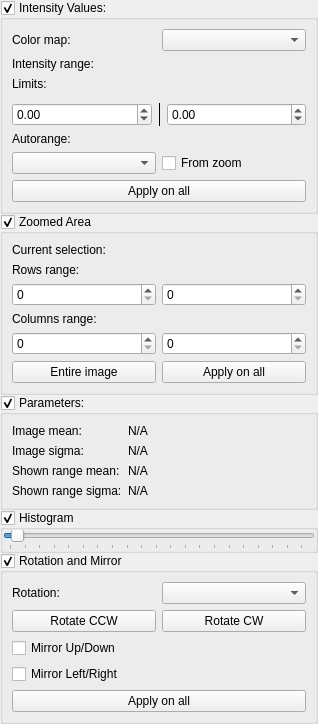
           <widget class="QWidget" name="sa_content">
            <property name="geometry">
             <rect>
              <x>0</x>
              <y>0</y>
              <width>318</width>
              <height>716</height>
             </rect>
            </property>
            <property name="maximumSize">
             <size>
              <width>16777215</width>
              <height>16777215</height>
             </size>
            </property>
            <layout class="QVBoxLayout" name="verticalLayout_10">
             <property name="spacing">
              <number>0</number>
             </property>
             <property name="leftMargin">
              <number>0</number>
             </property>
             <property name="topMargin">
              <number>0</number>
             </property>
             <property name="rightMargin">
              <number>0</number>
             </property>
             <property name="bottomMargin">
              <number>0</number>
             </property>
             <item>
              <widget class="CollapsibleGroupBox" name="gb_intensity">
               <property name="sizePolicy">
                <sizepolicy hsizetype="Expanding" vsizetype="Preferred">
                 <horstretch>0</horstretch>
                 <verstretch>0</verstretch>
                </sizepolicy>
               </property>
               <property name="maximumSize">
                <size>
                 <width>16777215</width>
                 <height>16777215</height>
                </size>
               </property>
               <property name="title">
                <string>Intensity Values:</string>
               </property>
               <property name="flat">
                <bool>true</bool>
               </property>
               <property name="checkable">
                <bool>true</bool>
               </property>
               <layout class="QVBoxLayout" name="verticalLayout_7">
                <item>
                 <layout class="QHBoxLayout" name="horizontalLayout_8">
                  <item>
                   <widget class="QLabel" name="label">
                    <property name="text">
                     <string>Color map:</string>
                    </property>
                   </widget>
                  </item>
                  <item>
                   <widget class="QComboBox" name="cb_colormaps"/>
                  </item>
                 </layout>
                </item>
                <item>
                 <widget class="QLabel" name="label_3">
                  <property name="text">
                   <string>Intensity range:</string>
                  </property>
                 </widget>
                </item>
                <item>
                 <widget class="QLabel" name="label_2">
                  <property name="text">
                   <string>Limits:</string>
                  </property>
                 </widget>
                </item>
                <item>
                 <widget class="QRangeSlider" name="range_slider" native="true"/>
                </item>
                <item>
                 <layout class="QHBoxLayout" name="horizontalLayout_9">
                  <item>
                   <widget class="QDoubleSpinBox" name="dsb_lower">
                    <property name="sizePolicy">
                     <sizepolicy hsizetype="Preferred" vsizetype="Fixed">
                      <horstretch>0</horstretch>
                      <verstretch>0</verstretch>
                     </sizepolicy>
                    </property>
                    <property name="minimum">
                     <double>-1000000000000.000000000000000</double>
                    </property>
                    <property name="maximum">
                     <double>10000000000000.000000000000000</double>
                    </property>
                    <property name="singleStep">
                     <double>0.000001000000000</double>
                    </property>
                   </widget>
                  </item>
                  <item>
                   <widget class="Line" name="line">
                    <property name="frameShadow">
                     <enum>QFrame::Plain</enum>
                    </property>
                    <property name="lineWidth">
                     <number>1</number>
                    </property>
                    <property name="orientation">
                     <enum>Qt::Vertical</enum>
                    </property>
                   </widget>
                  </item>
                  <item>
                   <widget class="QDoubleSpinBox" name="dsb_upper">
                    <property name="sizePolicy">
                     <sizepolicy hsizetype="Preferred" vsizetype="Fixed">
                      <horstretch>0</horstretch>
                      <verstretch>0</verstretch>
                     </sizepolicy>
                    </property>
                    <property name="minimum">
                     <double>-1000000000000.000000000000000</double>
                    </property>
                    <property name="maximum">
                     <double>10000000000000.000000000000000</double>
                    </property>
                    <property name="singleStep">
                     <double>0.000001000000000</double>
                    </property>
                   </widget>
                  </item>
                 </layout>
                </item>
                <item>
                 <widget class="QLabel" name="label_5">
                  <property name="text">
                   <string>Autorange:</string>
                  </property>
                 </widget>
                </item>
                <item>
                 <layout class="QHBoxLayout" name="horizontalLayout_11">
                  <item>
                   <widget class="QComboBox" name="cb_auto_range"/>
                  </item>
                  <item>
                   <widget class="QCheckBox" name="cb_from_zoom">
                    <property name="text">
                     <string>From zoom</string>
                    </property>
                   </widget>
                  </item>
                 </layout>
                </item>
                <item>
                 <widget class="QPushButton" name="pb_apply_all_range">
                  <property name="text">
                   <string>Apply on all</string>
                  </property>
                 </widget>
                </item>
               </layout>
              </widget>
             </item>
             <item>
              <widget class="CollapsibleGroupBox" name="gb_zoom">
               <property name="sizePolicy">
                <sizepolicy hsizetype="Preferred" vsizetype="Preferred">
                 <horstretch>0</horstretch>
                 <verstretch>0</verstretch>
                </sizepolicy>
               </property>
               <property name="maximumSize">
                <size>
                 <width>16777215</width>
                 <height>16777215</height>
                </size>
               </property>
               <property name="title">
                <string>Zoomed Area</string>
               </property>
               <property name="flat">
                <bool>true</bool>
               </property>
               <property name="checkable">
                <bool>true</bool>
               </property>
               <layout class="QVBoxLayout" name="verticalLayout_8">
                <property name="sizeConstraint">
                 <enum>QLayout::SetDefaultConstraint</enum>
                </property>
                <item>
                 <layout class="QHBoxLayout" name="horizontalLayout_12">
                  <item>
                   <widget class="QLabel" name="label_6">
                    <property name="text">
                     <string>Current selection:</string>
                    </property>
                   </widget>
                  </item>
                 </layout>
                </item>
                <item>
                 <widget class="QLabel" name="label_9">
                  <property name="text">
                   <string>Rows range:</string>
                  </property>
                 </widget>
                </item>
                <item>
                 <layout class="QHBoxLayout" name="horizontalLayout_14">
                  <item>
                   <widget class="QSpinBox" name="sb_rows_from">
                    <property name="maximum">
                     <number>1000000000</number>
                    </property>
                   </widget>
                  </item>
                  <item>
                   <widget class="QSpinBox" name="sb_rows_to">
                    <property name="maximum">
                     <number>1000000000</number>
                    </property>
                   </widget>
                  </item>
                 </layout>
                </item>
                <item>
                 <widget class="QLabel" name="label_10">
                  <property name="text">
                   <string>Columns range:</string>
                  </property>
                 </widget>
                </item>
                <item>
                 <layout class="QHBoxLayout" name="horizontalLayout_15">
                  <item>
                   <widget class="QSpinBox" name="sb_columns_from">
                    <property name="maximum">
                     <number>1000000000</number>
                    </property>
                   </widget>
                  </item>
                  <item>
                   <widget class="QSpinBox" name="sb_columns_to">
                    <property name="maximum">
                     <number>1000000000</number>
                    </property>
                   </widget>
                  </item>
                 </layout>
                </item>
                <item>
                 <layout class="QHBoxLayout" name="horizontalLayout_13">
                  <item>
                   <widget class="QPushButton" name="pb_unzoom">
                    <property name="text">
                     <string>Entire image</string>
                    </property>
                   </widget>
                  </item>
                  <item>
                   <widget class="QPushButton" name="pb_apply_all_zoom">
                    <property name="text">
                     <string>Apply on all</string>
                    </property>
                   </widget>
                  </item>
                 </layout>
                </item>
               </layout>
              </widget>
             </item>
             <item>
              <widget class="CollapsibleGroupBox" name="gb_parameters">
               <property name="sizePolicy">
                <sizepolicy hsizetype="Expanding" vsizetype="Preferred">
                 <horstretch>0</horstretch>
                 <verstretch>0</verstretch>
                </sizepolicy>
               </property>
               <property name="maximumSize">
                <size>
                 <width>16777215</width>
                 <height>16777215</height>
                </size>
               </property>
               <property name="title">
                <string>Parameters:</string>
               </property>
               <property name="flat">
                <bool>true</bool>
               </property>
               <property name="checkable">
                <bool>true</bool>
               </property>
               <layout class="QFormLayout" name="formLayout">
                <item row="0" column="0">
                 <widget class="QLabel" name="label_13">
                  <property name="text">
                   <string>Image mean:</string>
                  </property>
                 </widget>
                </item>
                <item row="0" column="1">
                 <widget class="QLabel" name="l_im_mean">
                  <property name="text">
                   <string>N/A</string>
                  </property>
                 </widget>
                </item>
                <item row="1" column="0">
                 <widget class="QLabel" name="label_18">
                  <property name="text">
                   <string>Image sigma:</string>
                  </property>
                 </widget>
                </item>
                <item row="1" column="1">
                 <widget class="QLabel" name="l_im_sigma">
                  <property name="text">
                   <string>N/A</string>
                  </property>
                 </widget>
                </item>
                <item row="2" column="0">
                 <widget class="QLabel" name="label_11">
                  <property name="text">
                   <string>Shown range mean:</string>
                  </property>
                 </widget>
                </item>
                <item row="2" column="1">
                 <widget class="QLabel" name="l_range_mean">
                  <property name="text">
                   <string>N/A</string>
                  </property>
                 </widget>
                </item>
                <item row="3" column="0">
                 <widget class="QLabel" name="label_15">
                  <property name="text">
                   <string>Shown range sigma:</string>
                  </property>
                 </widget>
                </item>
                <item row="3" column="1">
                 <widget class="QLabel" name="l_range_sigma">
                  <property name="text">
                   <string>N/A</string>
                  </property>
                 </widget>
                </item>
               </layout>
              </widget>
             </item>
             <item>
              <widget class="CollapsibleGroupBox" name="gb_histogram">
               <property name="sizePolicy">
                <sizepolicy hsizetype="Expanding" vsizetype="Preferred">
                 <horstretch>0</horstretch>
                 <verstretch>0</verstretch>
                </sizepolicy>
               </property>
               <property name="minimumSize">
                <size>
                 <width>0</width>
                 <height>0</height>
                </size>
               </property>
               <property name="maximumSize">
                <size>
                 <width>16777215</width>
                 <height>250</height>
                </size>
               </property>
               <property name="title">
                <string>Histogram</string>
               </property>
               <property name="flat">
                <bool>true</bool>
               </property>
               <property name="checkable">
                <bool>true</bool>
               </property>
               <layout class="QVBoxLayout" name="verticalLayout_9" stretch="0,0">
                <property name="spacing">
                 <number>0</number>
                </property>
                <property name="sizeConstraint">
                 <enum>QLayout::SetDefaultConstraint</enum>
                </property>
                <property name="leftMargin">
                 <number>0</number>
                </property>
                <property name="topMargin">
                 <number>0</number>
                </property>
                <property name="rightMargin">
                 <number>0</number>
                </property>
                <property name="bottomMargin">
                 <number>0</number>
                </property>
                <item>
                 <widget class="MPLHistogramCanvas" name="canvas_histogram" native="true">
                  <property name="sizePolicy">
                   <sizepolicy hsizetype="Preferred" vsizetype="Preferred">
                    <horstretch>0</horstretch>
                    <verstretch>0</verstretch>
                   </sizepolicy>
                  </property>
                  <property name="minimumSize">
                   <size>
                    <width>0</width>
                    <height>0</height>
                   </size>
                  </property>
                  <property name="maximumSize">
                   <size>
                    <width>16777215</width>
                    <height>250</height>
                   </size>
                  </property>
                 </widget>
                </item>
                <item>
                 <widget class="QSlider" name="slider_bins">
                  <property name="minimum">
                   <number>5</number>
                  </property>
                  <property name="maximum">
                   <number>1024</number>
                  </property>
                  <property name="value">
                   <number>30</number>
                  </property>
                  <property name="orientation">
                   <enum>Qt::Horizontal</enum>
                  </property>
                  <property name="tickPosition">
                   <enum>QSlider::TicksBelow</enum>
                  </property>
                  <property name="tickInterval">
                   <number>50</number>
                  </property>
                 </widget>
                </item>
               </layout>
              </widget>
             </item>
             <item>
              <widget class="CollapsibleGroupBox" name="gb_rot_mir">
               <property name="title">
                <string>Rotation and Mirror</string>
               </property>
               <property name="checkable">
                <bool>true</bool>
               </property>
               <layout class="QVBoxLayout" name="verticalLayout_11">
                <item>
                 <layout class="QHBoxLayout" name="horizontalLayout_16">
                  <item>
                   <widget class="QLabel" name="label_7">
                    <property name="text">
                     <string>Rotation:</string>
                    </property>
                   </widget>
                  </item>
                  <item>
                   <widget class="QComboBox" name="cb_rotation"/>
                  </item>
                 </layout>
                </item>
                <item>
                 <layout class="QHBoxLayout" name="horizontalLayout_18">
                  <item>
                   <widget class="QPushButton" name="pb_rotate_ccw">
                    <property name="text">
                     <string>Rotate CCW</string>
                    </property>
                   </widget>
                  </item>
                  <item>
                   <widget class="QPushButton" name="pb_rotate_cw">
                    <property name="text">
                     <string>Rotate CW</string>
                    </property>
                   </widget>
                  </item>
                 </layout>
                </item>
                <item>
                 <widget class="QCheckBox" name="cb_mirror_ud">
                  <property name="text">
                   <string>Mirror Up/Down</string>
                  </property>
                 </widget>
                </item>
                <item>
                 <widget class="QCheckBox" name="cb_mirror_lr">
                  <property name="text">
                   <string>Mirror Left/Right</string>
                  </property>
                 </widget>
                </item>
                <item>
                 <widget class="QPushButton" name="pb_apply_all_rot">
                  <property name="text">
                   <string>Apply on all</string>
                  </property>
                 </widget>
                </item>
               </layout>
              </widget>
             </item>
             <item>
              <spacer name="verticalSpacer">
               <property name="orientation">
                <enum>Qt::Vertical</enum>
               </property>
               <property name="sizeHint" stdset="0">
                <size>
                 <width>20</width>
                 <height>40</height>
                </size>
               </property>
              </spacer>
             </item>
            </layout>
           </widget>
